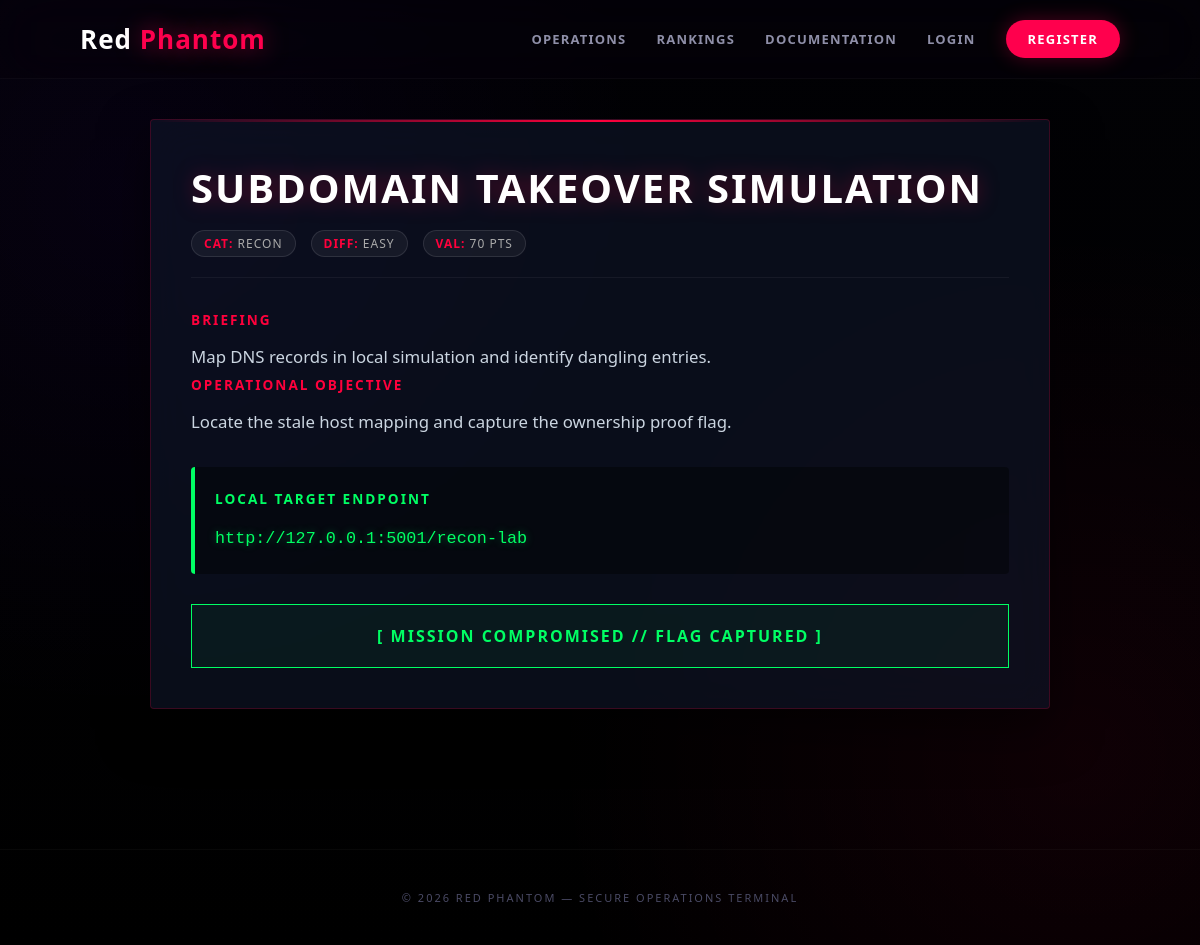
The page /challenge/subdomain-takeover-sim (signed in) on the database its author committed.
### lab/models.py (models this page shows)
class Challenge(db.Model):
    id = db.Column(db.Integer, primary_key=True)
    slug = db.Column(db.String(64), unique=True, nullable=False)
    title = db.Column(db.String(140), nullable=False)
    category = db.Column(db.String(60), nullable=False)
    difficulty = db.Column(db.String(20), nullable=False)
    points = db.Column(db.Integer, nullable=False)
    description = db.Column(db.Text, nullable=False)
    objective = db.Column(db.Text, nullable=False)
    local_target = db.Column(db.Text, nullable=False)
    flag = db.Column(db.String(255), nullable=False)
    solves = db.relationship("Solve", back_populates="challenge", cascade="all, delete-orphan")

### app.py (the view)
@app.get("/challenge/<slug>")
@login_required
def challenge_details(slug):
    challenge = Challenge.query.filter_by(slug=slug).first_or_404()
    user = current_user()
    solved = bool(Solve.query.filter_by(user_id=user.id, challenge_id=challenge.id).first())
    return render_template("challenge.html", challenge=challenge, solved=solved)

### app.py (called while the page is built)
def current_user():
    user_id = session.get("user_id")
    if not user_id:
        return None
    return User.query.get(user_id)

def login_required(view_func):
    @wraps(view_func)
    def wrapped(*args, **kwargs):
        if not current_user():
            flash("Please login first.", "error")
            return redirect(url_for("login"))
        return view_func(*args, **kwargs)
    return wrapped

@app.context_processor
def inject_user():
    return {"current_user": current_user()}

### templates/challenge.html (shortened to what this page needs)
{% extends "base.html" %} {% block content %}
<div class="challenge-container">
  <article class="challenge-card">
    <header class="challenge-header">
      <div class="challenge-title">
        <h2>{{ challenge.title }}</h2>
        <div class="challenge-meta">
          <span class="meta-item"
            ><strong>Cat:</strong> {{ challenge.category }}</span
          >
          <span class="meta-item"
            ><strong>Diff:</strong> {{ challenge.difficulty }}</span
          >
          <span class="meta-item"
            ><strong>Val:</strong> {{ challenge.points }} PTS</span
          >
        </div>
      </div>
    </header>
    <div class="challenge-body">
      <span class="section-label">Briefing</span>
      <p>{{ challenge.description }}</p>
      <span class="section-label">Operational Objective</span>
      <p>{{ challenge.objective }}</p>
      <div class="target-box">
        <span class="section-label" style="color: #00ff64"
          >Local Target Endpoint</span
        >
        <code>{{ challenge.local_target }}</code>
      </div>
    </div>
    {% if solved %}
    <div class="solved-status">[ Mission Compromised // Flag Captured ]</div>
    {% endif %}
  </article>
</div>
{% endblock %}

### templates/base.html (style rules this page uses)
* { margin: 0; padding: 0; box-sizing: border-box; font-family: "Segoe UI", sans-serif; }
body { background: radial-gradient( circle at 10% 20%, rgba(91, 0, 255, 0.05) 0%, transparent 40% ), radial-gradient( circle at 90% 80%, rgba(255, 0, 77, 0.06) 0%, transparent 40% ), linear-gradient(180deg, #020205 0%, #000000 100%); background-attachment: fixed; color: #ececf6; min-height: 100vh; overflow-x: hidden; }

### templates/challenge.html (style rules this page uses)
.challenge-container { max-width: 900px; margin: 40px auto; position: relative; }
.challenge-card { background: rgba(15, 23, 42, 0.6); backdrop-filter: blur(20px); border: 1px solid rgba(255, 0, 60, 0.2); border-radius: 4px; padding: 40px; position: relative; overflow: hidden; box-shadow: 0 20px 50px rgba(0, 0, 0, 0.5); }
.challenge-card::before { content: ""; position: absolute; top: 0; left: 0; width: 100%; height: 2px; background: linear-gradient(90deg, transparent, #ff003c, transparent); }
.challenge-header { display: flex; justify-content: space-between; align-items: flex-start; margin-bottom: 30px; border-bottom: 1px solid rgba(255, 255, 255, 0.05); padding-bottom: 20px; }
.challenge-title h2 { color: #fff; font-size: 2.5rem; margin: 0; text-transform: uppercase; letter-spacing: 2px; filter: drop-shadow(0 0 10px rgba(255, 0, 60, 0.3)); }
.challenge-meta { display: flex; gap: 15px; margin-top: 15px; }
.meta-item { font-size: 0.75rem; text-transform: uppercase; letter-spacing: 1px; padding: 4px 12px; background: rgba(255, 255, 255, 0.05); border-radius: 30px; color: #aaa; border: 1px solid rgba(255, 255, 255, 0.1); }
.meta-item strong { color: #ff003c; }
.challenge-body { color: #cbd5e1; line-height: 1.8; font-size: 1.05rem; }
.section-label { display: block; color: #ff003c; font-weight: 800; text-transform: uppercase; font-size: 0.85rem; letter-spacing: 2px; margin-bottom: 10px; }
.target-box { background: rgba(0, 0, 0, 0.4); padding: 20px; border-radius: 4px; border-left: 4px solid #00ff64; margin: 30px 0; }
code { color: #00ff64; font-family: "Fira Code", monospace; text-shadow: 0 0 8px rgba(0, 255, 100, 0.4); }
.solved-status { text-align: center; padding: 20px; border: 1px solid #00ff64; color: #00ff64; background: rgba(0, 255, 100, 0.05); text-transform: uppercase; letter-spacing: 2px; font-weight: bold; }

### rows shown on the page
Challenge: title "SUBDOMAIN TAKEOVER SIMULATION", category "RECON", difficulty "EASY", points "70", description "Map DNS records in local simulation and identify dangling entries.", objective "Locate the stale host mapping and capture the ownership proof flag.", local_target "http://127.0.0.1:5001/recon-lab"
